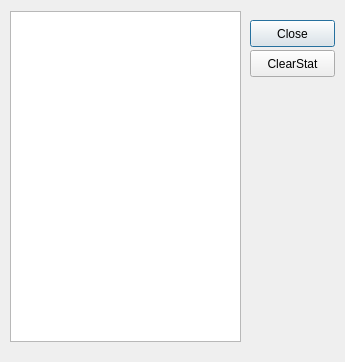
<?xml version="1.0" encoding="UTF-8"?>
<ui version="4.0">
 <class>Stat</class>
 <widget class="QDialog" name="Stat">
  <property name="geometry">
   <rect>
    <x>0</x>
    <y>0</y>
    <width>345</width>
    <height>362</height>
   </rect>
  </property>
  <property name="windowTitle">
   <string>Dialog</string>
  </property>
  <widget class="QListWidget" name="listWidget">
   <property name="geometry">
    <rect>
     <x>10</x>
     <y>11</y>
     <width>231</width>
     <height>331</height>
    </rect>
   </property>
  </widget>
  <widget class="QPushButton" name="pushButton">
   <property name="geometry">
    <rect>
     <x>250</x>
     <y>20</y>
     <width>85</width>
     <height>27</height>
    </rect>
   </property>
   <property name="text">
    <string>Close</string>
   </property>
  </widget>
  <widget class="QPushButton" name="pushButton_2">
   <property name="geometry">
    <rect>
     <x>250</x>
     <y>50</y>
     <width>85</width>
     <height>27</height>
    </rect>
   </property>
   <property name="text">
    <string>ClearStat</string>
   </property>
  </widget>
 </widget>
 <resources/>
 <connections>
  <connection>
   <sender>pushButton</sender>
   <signal>clicked()</signal>
   <receiver>Stat</receiver>
   <slot>close()</slot>
   <hints>
    <hint type="sourcelabel">
     <x>292</x>
     <y>33</y>
    </hint>
    <hint type="destinationlabel">
     <x>172</x>
     <y>180</y>
    </hint>
   </hints>
  </connection>
 </connections>
</ui>
